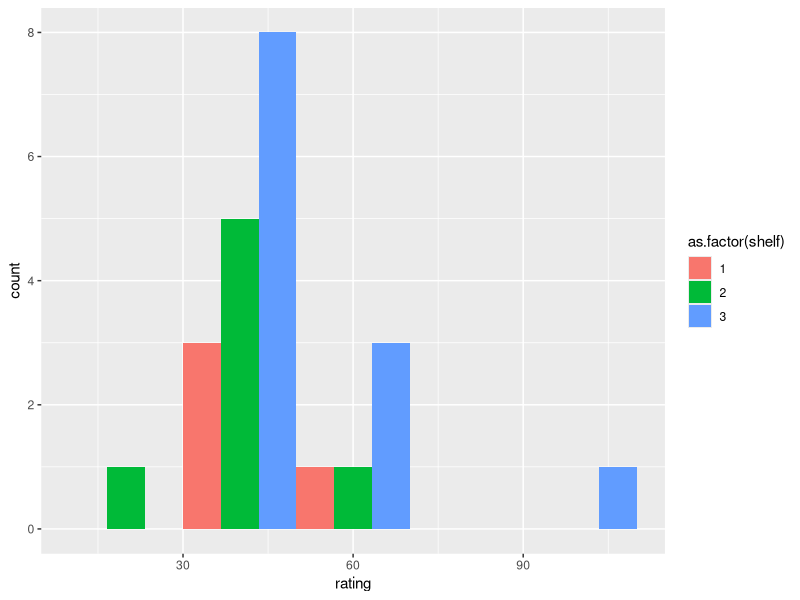
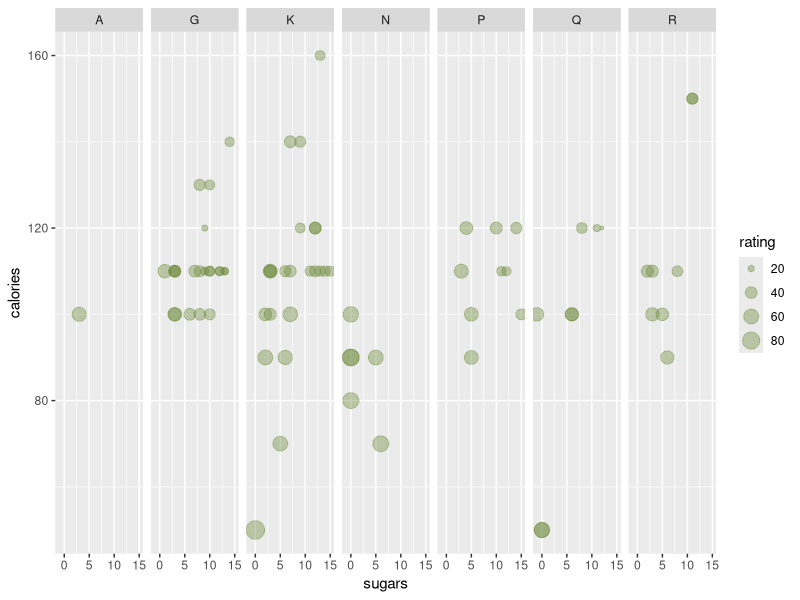
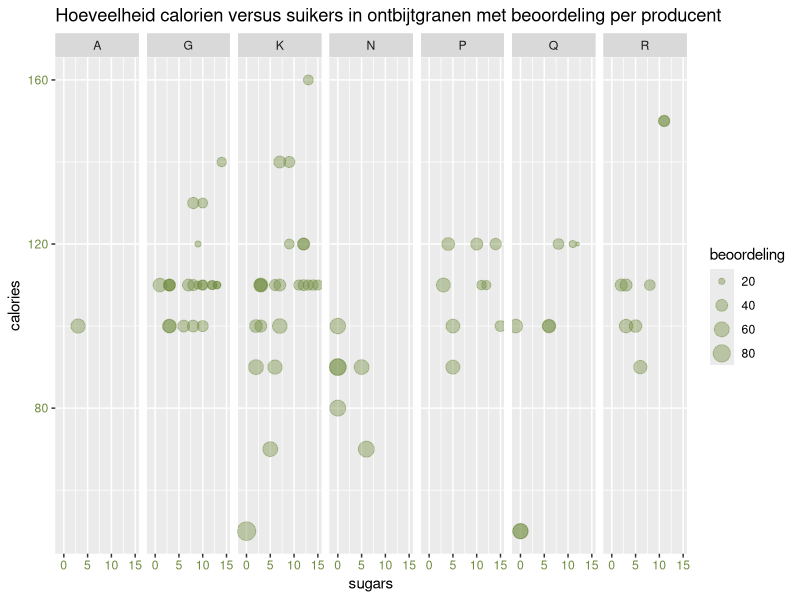
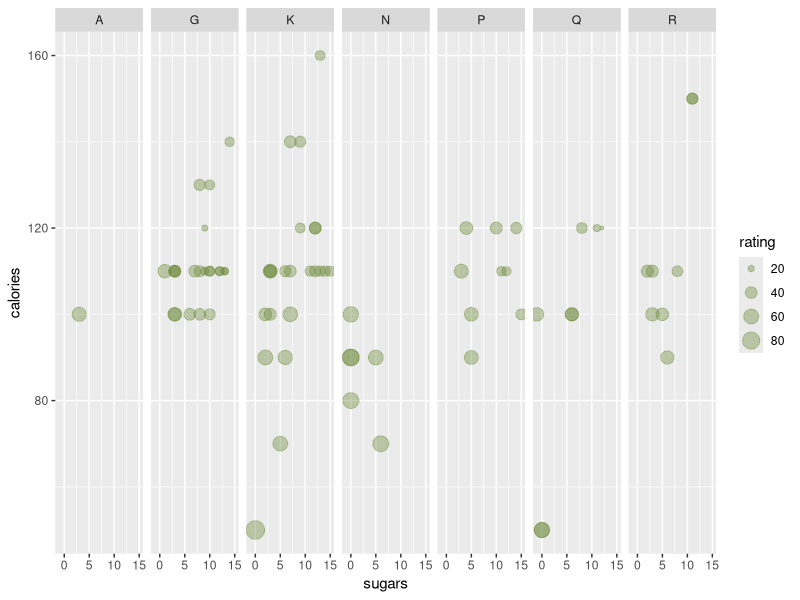

Source code (R) for these figures, in order:
# Opdracht 1
cereal <- read.csv("cereal.csv", sep = "^", dec = ".", header = TRUE)
head(cereal, 10)

# Opdracht 2
library(ggplot2)
library(dplyr)

# Opdracht 3
hot_cereals <- subset(cereal, type == "H")
hot_cereals[order(hot_cereals$rating), ]

# Opdracht 4
kelloggs_cereals <- cereal %>%
  filter(mfr == "K")

ggplot(kelloggs_cereals, aes(rating, fill = as.factor(shelf))) +
  geom_histogram(binwidth = 20, position = "dodge") # Bins uniform maken met position arg

# Opdracht 5
cereal %>%
  mutate(protweight = protein / weight) %>%
  summarise(min = min(protweight), max = max(protweight), avg = mean(protweight))

# Opdracht 6
ggplot(cereal, aes(sugars, calories, size = rating)) +
  geom_point(alpha = 0.4, color = "darkolivegreen4") +
  facet_grid(~ mfr)

ggsave("sugars vs calories per cereal manufactuar and rating.png")

# Opdracht 7
ggplot(cereal, aes(sugars, calories, size = rating)) +
  geom_point(alpha = 0.4, color = "darkolivegreen4") +
  facet_grid(~ mfr) +
  labs(title = "Hoeveelheid calorien versus suikers in ontbijtgranen met beoordeling per producent",
       size = "beoordeling") +
  theme_grey() +
  theme(axis.text = element_text(color = "darkolivegreen4"))
